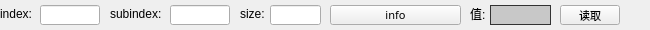
<?xml version="1.0" encoding="UTF-8"?>
<ui version="4.0">
 <class>slave_pdo_wid</class>
 <widget class="QWidget" name="slave_pdo_wid">
  <property name="geometry">
   <rect>
    <x>0</x>
    <y>0</y>
    <width>650</width>
    <height>30</height>
   </rect>
  </property>
  <property name="windowTitle">
   <string>Form</string>
  </property>
  <widget class="QLineEdit" name="index">
   <property name="geometry">
    <rect>
     <x>40</x>
     <y>5</y>
     <width>60</width>
     <height>20</height>
    </rect>
   </property>
   <property name="font">
    <font>
     <family>文泉驿正黑</family>
     <pointsize>8</pointsize>
    </font>
   </property>
  </widget>
  <widget class="QLabel" name="label_2">
   <property name="geometry">
    <rect>
     <x>110</x>
     <y>5</y>
     <width>61</width>
     <height>17</height>
    </rect>
   </property>
   <property name="text">
    <string>subindex:</string>
   </property>
  </widget>
  <widget class="QLineEdit" name="subindex">
   <property name="geometry">
    <rect>
     <x>170</x>
     <y>5</y>
     <width>60</width>
     <height>20</height>
    </rect>
   </property>
   <property name="font">
    <font>
     <family>文泉驿正黑</family>
     <pointsize>8</pointsize>
    </font>
   </property>
  </widget>
  <widget class="QLabel" name="label">
   <property name="geometry">
    <rect>
     <x>0</x>
     <y>5</y>
     <width>54</width>
     <height>17</height>
    </rect>
   </property>
   <property name="text">
    <string>index:</string>
   </property>
  </widget>
  <widget class="QPushButton" name="info">
   <property name="geometry">
    <rect>
     <x>330</x>
     <y>5</y>
     <width>131</width>
     <height>20</height>
    </rect>
   </property>
   <property name="font">
    <font>
     <family>文泉驿正黑</family>
     <pointsize>8</pointsize>
    </font>
   </property>
   <property name="text">
    <string>info</string>
   </property>
  </widget>
  <widget class="QLineEdit" name="value">
   <property name="geometry">
    <rect>
     <x>490</x>
     <y>5</y>
     <width>61</width>
     <height>20</height>
    </rect>
   </property>
   <property name="font">
    <font>
     <family>文泉驿正黑</family>
     <pointsize>8</pointsize>
    </font>
   </property>
   <property name="styleSheet">
    <string notr="true">background: rgb(200,200,200);
  border: 1px solid #333333;
   </string>
   </property>
   <property name="readOnly">
    <bool>true</bool>
   </property>
  </widget>
  <widget class="QLabel" name="label_3">
   <property name="geometry">
    <rect>
     <x>470</x>
     <y>5</y>
     <width>31</width>
     <height>17</height>
    </rect>
   </property>
   <property name="text">
    <string>值:</string>
   </property>
  </widget>
  <widget class="QPushButton" name="read">
   <property name="geometry">
    <rect>
     <x>560</x>
     <y>5</y>
     <width>60</width>
     <height>20</height>
    </rect>
   </property>
   <property name="font">
    <font>
     <family>文泉驿正黑</family>
     <pointsize>8</pointsize>
    </font>
   </property>
   <property name="text">
    <string>读取</string>
   </property>
  </widget>
  <widget class="QLabel" name="label_4">
   <property name="geometry">
    <rect>
     <x>240</x>
     <y>5</y>
     <width>61</width>
     <height>17</height>
    </rect>
   </property>
   <property name="text">
    <string>size:</string>
   </property>
  </widget>
  <widget class="QLineEdit" name="size">
   <property name="geometry">
    <rect>
     <x>270</x>
     <y>5</y>
     <width>51</width>
     <height>20</height>
    </rect>
   </property>
   <property name="font">
    <font>
     <family>文泉驿正黑</family>
     <pointsize>8</pointsize>
    </font>
   </property>
  </widget>
 </widget>
 <resources/>
 <connections/>
</ui>
